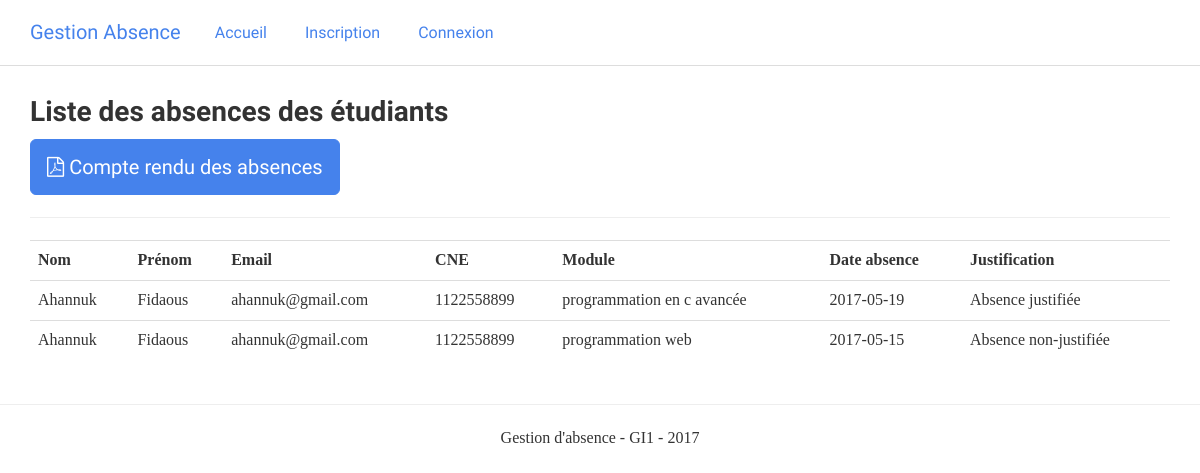
The page /absences.php on the database as committed earlier.
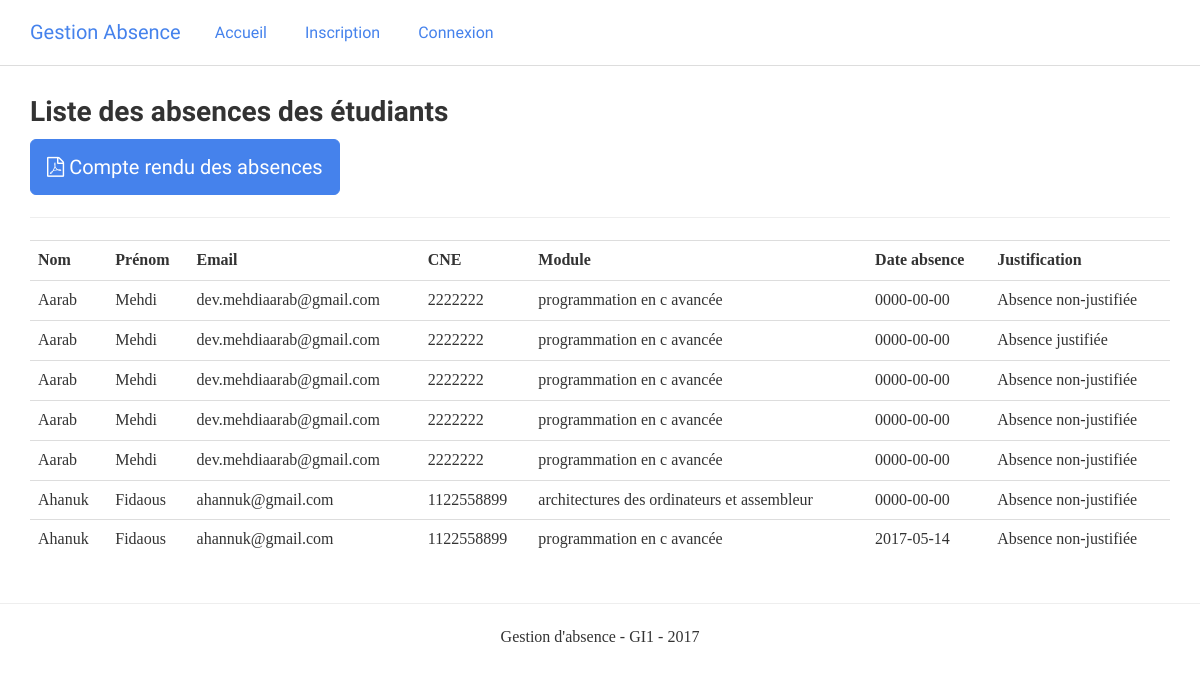
The same page on the database as committed later.
### tables this page shows
CREATE TABLE IF NOT EXISTS `absence` (
  `id` int(11) NOT NULL AUTO_INCREMENT,
  `id_etudiant` int(11) NOT NULL,
  `crn_horaire` varchar(255) NOT NULL,
  `type_absence` varchar(255) NOT NULL,
  `is_old` tinyint(1) NOT NULL DEFAULT '0',
  `module` varchar(255) DEFAULT NULL,
  `professeur` int(11) DEFAULT NULL,
  `date_absence` date DEFAULT NULL,
  PRIMARY KEY (`id`),
  KEY `id_etudiant` (`id_etudiant`)
);

### files/functions.php (called while the page is built, shortened)
<?php
function database()
{
    $host = "127.0.0.1";
    $username = "root";
    $password = "";
    $database = "gab";
    $db = new PDO("mysql:host=" . $host . ";dbname=" . $database, $username, $password,
        array(
            PDO::MYSQL_ATTR_INIT_COMMAND => 'SET NAMES UTF8',
            PDO::ATTR_ERRMODE => PDO::ERRMODE_SILENT
        )
    );
    return $db;
}
function listAbsences()
{
    $absences_ = $absences = [];
    $db = database();
    $sttm = $db->prepare("SELECT * FROM absence where is_old=0");
    if ($sttm->execute()) {
        $absences_ = $sttm->fetchAll();
        foreach ($absences_ as $a) {
            $sttm2 = $db->prepare("SELECT * FROM etudiant where id=:id");
            $sttm2->bindParam(":id", $a["id_etudiant"]);
            if ($sttm2->execute()) {
                $etudiant = $sttm2->fetch(PDO::FETCH_ASSOC);
                $a["nom"] = $etudiant["nom"];
                $a["prenom"] = $etudiant["prenom"];
                $a["cne"] = $etudiant["cne"];
                $a["email"] = $etudiant["email"];
                $absences [] = $a;
            }
        }
        return $absences;
    }
    return $absences;
}

### absences.php (the view, shortened to what this page needs)
<?php
require_once "header.php";
$absences = listAbsences();
?>
<div class="container">
    <h3>Liste des absences des étudiants</h3>
    <h4><a href="absences_etudiants_pdf.php" class="btn btn-primary btn-lg"><i class="fa fa-file-pdf-o"></i> Compte rendu des absences</a></h4>
    <hr>
    <table class="table">
        <tr>
            <th>Nom</th>
            <th>Prénom</th>
            <th>Email</th>
            <th>CNE</th>
            <th>Module</th>
            <th>Date absence</th>
            <th>Justification</th>
        </tr>
        <?php foreach($absences as $a): ?>
            <tr>
                <td><?=$a["nom"] ?></td>
                <td><?=$a["prenom"] ?></td>
                <td><?=$a["email"] ?></td>
                <td><?=$a["cne"] ?></td>
                <td><?=$a["module"] ?></td>
                <td><?=$a["date_absence"] ?></td>
                <td><?=$a["type_absence"] ?></td>
            </tr>
        <?php endforeach; ?>
    </table>
</div>
<?php require_once "footer.php"?>

Rows that differ between the two databases and show on the page:
no longer on this page (row edited): absence: nom "Ahannuk", prenom "Fidaous", email "ahannuk@gmail.com", cne "1122558899", module "programmation en c avancée", date_absence "2017-05-19", type_absence "Absence justifiée"
no longer on this page (row edited): absence: nom "Ahannuk", prenom "Fidaous", email "ahannuk@gmail.com", cne "1122558899", module "programmation web", date_absence "2017-05-15", type_absence "Absence non-justifiée"
added absence: nom "Aarab", prenom "Mehdi", email "dev.mehdiaarab@gmail.com", cne "2222222", module "programmation en c avancée", date_absence "0000-00-00", type_absence "Absence non-justifiée"
added absence: nom "Aarab", prenom "Mehdi", email "dev.mehdiaarab@gmail.com", cne "2222222", module "programmation en c avancée", date_absence "0000-00-00", type_absence "Absence justifiée"
added absence: nom "Aarab", prenom "Mehdi", email "dev.mehdiaarab@gmail.com", cne "2222222", module "programmation en c avancée", date_absence "0000-00-00", type_absence "Absence non-justifiée"
added absence: nom "Aarab", prenom "Mehdi", email "dev.mehdiaarab@gmail.com", cne "2222222", module "programmation en c avancée", date_absence "0000-00-00", type_absence "Absence non-justifiée"
added absence: nom "Aarab", prenom "Mehdi", email "dev.mehdiaarab@gmail.com", cne "2222222", module "programmation en c avancée", date_absence "0000-00-00", type_absence "Absence non-justifiée"
added absence: nom "Ahanuk", prenom "Fidaous", email "ahannuk@gmail.com", cne "1122558899", module "architectures des ordinateurs et assembleur", date_absence "0000-00-00", type_absence "Absence non-justifiée"
added absence: nom "Ahanuk", prenom "Fidaous", email "ahannuk@gmail.com", cne "1122558899", module "programmation en c avancée", date_absence "2017-05-14", type_absence "Absence non-justifiée"
